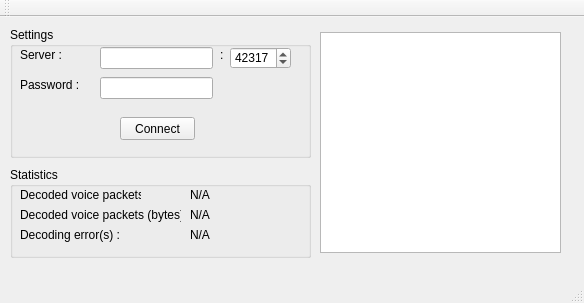
<?xml version="1.0" encoding="UTF-8"?>
<ui version="4.0">
 <class>MainWindowClass</class>
 <widget class="QMainWindow" name="MainWindowClass">
  <property name="geometry">
   <rect>
    <x>0</x>
    <y>0</y>
    <width>584</width>
    <height>303</height>
   </rect>
  </property>
  <property name="sizePolicy">
   <sizepolicy hsizetype="Fixed" vsizetype="Fixed">
    <horstretch>0</horstretch>
    <verstretch>0</verstretch>
   </sizepolicy>
  </property>
  <property name="windowTitle">
   <string>TS3Tunnel Client</string>
  </property>
  <widget class="QWidget" name="centralWidget">
   <widget class="QGroupBox" name="StatisticsGroupBox">
    <property name="geometry">
     <rect>
      <x>10</x>
      <y>150</y>
      <width>301</width>
      <height>91</height>
     </rect>
    </property>
    <property name="title">
     <string>Statistics</string>
    </property>
    <widget class="QLabel" name="DecodedVoicePacketsLabel">
     <property name="geometry">
      <rect>
       <x>10</x>
       <y>20</y>
       <width>121</width>
       <height>16</height>
      </rect>
     </property>
     <property name="text">
      <string>Decoded voice packets :</string>
     </property>
    </widget>
    <widget class="QLabel" name="DecodingErrorsLabel">
     <property name="geometry">
      <rect>
       <x>10</x>
       <y>60</y>
       <width>121</width>
       <height>16</height>
      </rect>
     </property>
     <property name="text">
      <string>Decoding error(s) :</string>
     </property>
    </widget>
    <widget class="QLabel" name="DecodedVoicePacketsNbLabel">
     <property name="geometry">
      <rect>
       <x>180</x>
       <y>20</y>
       <width>101</width>
       <height>16</height>
      </rect>
     </property>
     <property name="text">
      <string>N/A</string>
     </property>
    </widget>
    <widget class="QLabel" name="DecodingErrorsNbLabel">
     <property name="geometry">
      <rect>
       <x>180</x>
       <y>60</y>
       <width>101</width>
       <height>16</height>
      </rect>
     </property>
     <property name="text">
      <string>N/A</string>
     </property>
    </widget>
    <widget class="QLabel" name="DecodedVoicePacketsBytesNbLabel">
     <property name="geometry">
      <rect>
       <x>180</x>
       <y>40</y>
       <width>101</width>
       <height>16</height>
      </rect>
     </property>
     <property name="text">
      <string>N/A</string>
     </property>
    </widget>
    <widget class="QLabel" name="DecodedVoicePacketsBytesLabel">
     <property name="geometry">
      <rect>
       <x>10</x>
       <y>40</y>
       <width>161</width>
       <height>16</height>
      </rect>
     </property>
     <property name="text">
      <string>Decoded voice packets (bytes) :</string>
     </property>
    </widget>
   </widget>
   <widget class="QGroupBox" name="SettingsGroupBox">
    <property name="geometry">
     <rect>
      <x>10</x>
      <y>10</y>
      <width>301</width>
      <height>131</height>
     </rect>
    </property>
    <property name="title">
     <string>Settings</string>
    </property>
    <widget class="QPushButton" name="ConnectPushButton">
     <property name="geometry">
      <rect>
       <x>110</x>
       <y>90</y>
       <width>75</width>
       <height>23</height>
      </rect>
     </property>
     <property name="text">
      <string>Connect</string>
     </property>
    </widget>
    <widget class="QLineEdit" name="ServerIPAddressLineEdit">
     <property name="geometry">
      <rect>
       <x>90</x>
       <y>20</y>
       <width>113</width>
       <height>22</height>
      </rect>
     </property>
    </widget>
    <widget class="QLabel" name="TS3EServerPortColonLabel">
     <property name="geometry">
      <rect>
       <x>210</x>
       <y>20</y>
       <width>16</width>
       <height>16</height>
      </rect>
     </property>
     <property name="text">
      <string>:</string>
     </property>
    </widget>
    <widget class="QLabel" name="ServerLabel">
     <property name="geometry">
      <rect>
       <x>10</x>
       <y>20</y>
       <width>71</width>
       <height>16</height>
      </rect>
     </property>
     <property name="text">
      <string>Server :</string>
     </property>
    </widget>
    <widget class="QSpinBox" name="ServerPortSpinBox">
     <property name="geometry">
      <rect>
       <x>220</x>
       <y>20</y>
       <width>61</width>
       <height>22</height>
      </rect>
     </property>
     <property name="maximum">
      <number>65535</number>
     </property>
     <property name="value">
      <number>42317</number>
     </property>
    </widget>
    <widget class="QLabel" name="PasswordLabel">
     <property name="geometry">
      <rect>
       <x>10</x>
       <y>50</y>
       <width>71</width>
       <height>16</height>
      </rect>
     </property>
     <property name="text">
      <string>Password :</string>
     </property>
    </widget>
    <widget class="QLineEdit" name="PasswordLineEdit">
     <property name="geometry">
      <rect>
       <x>90</x>
       <y>50</y>
       <width>113</width>
       <height>22</height>
      </rect>
     </property>
     <property name="echoMode">
      <enum>QLineEdit::Password</enum>
     </property>
    </widget>
   </widget>
   <widget class="QTableWidget" name="VoiceSessionsTableWidget">
    <property name="geometry">
     <rect>
      <x>320</x>
      <y>15</y>
      <width>241</width>
      <height>221</height>
     </rect>
    </property>
    <property name="columnCount">
     <number>0</number>
    </property>
   </widget>
  </widget>
  <widget class="QMenuBar" name="menuBar">
   <property name="geometry">
    <rect>
     <x>0</x>
     <y>0</y>
     <width>584</width>
     <height>21</height>
    </rect>
   </property>
  </widget>
  <widget class="QToolBar" name="mainToolBar">
   <attribute name="toolBarArea">
    <enum>TopToolBarArea</enum>
   </attribute>
   <attribute name="toolBarBreak">
    <bool>false</bool>
   </attribute>
  </widget>
  <widget class="QStatusBar" name="statusBar"/>
 </widget>
 <layoutdefault spacing="6" margin="11"/>
 <resources>
  <include location="MainWindow.qrc"/>
 </resources>
 <connections/>
</ui>
